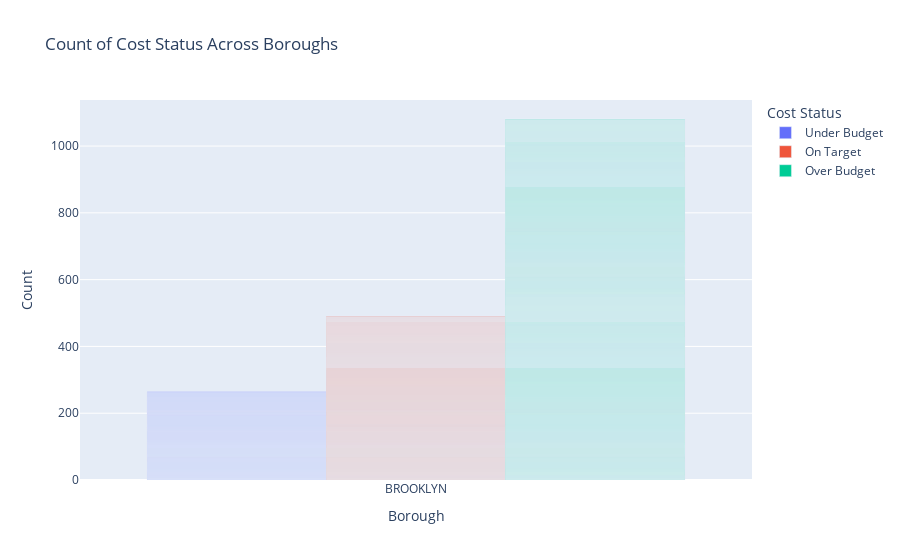

The notebook cell saved with this chart:
### Code cell
# make a bar plot that shows the number of projects that were over/under budget by boro
# sns.countplot(x="boro", hue="costStatus", data=projectCosts);

import plotly_express as px





"""Make it customizable by boro"""
borough = 'BROOKLYN'

filteredBoro = projectCosts[projectCosts['boro'] == borough]
# sns.countplot(x="costStatus", data=filteredBoro, order=["Under Budget","On Target","Over Budget"])

fig = px.bar(filteredBoro,
             x='boro',
             color='costStatus',
             barmode='group',
             category_orders={'costStatus': ["Under Budget","On Target","Over Budget"]},
             title='Count of Cost Status Across Boroughs'
            )

fig.update_layout(
    xaxis=dict(title='Borough'),
    yaxis=dict(title='Count'),
    legend_title='Cost Status'
)

fig.show()

### Figure 1 — Plotly figure (JSON) as saved in the notebook; plotly's stock layout.template omitted (floating-point values rounded to 4 significant figures; data arrays with more than 128 entries replaced by an {"elided": "..."} marker saying what was removed)
{"data": [{"alignmentgroup": "True", "hovertemplate": "costStatus=Under Budget<br>boro=%{x}<br>count=%{y}<extra></extra>", "legendgroup": "Under Budget", "marker": {"color": "#636efa", "pattern": {"shape": ""}}, "name": "Under Budget", "offsetgroup": "Under Budget", "orientation": "v", "showlegend": true, "textposition": "auto", "type": "bar", "x": {"elided": "264 str values"}, "xaxis": "x", "y": {"elided": "264 int values"}, "yaxis": "y"}, {"alignmentgroup": "True", "hovertemplate": "costStatus=On Target<br>boro=%{x}<br>count=%{y}<extra></extra>", "legendgroup": "On Target", "marker": {"color": "#EF553B", "pattern": {"shape": ""}}, "name": "On Target", "offsetgroup": "On Target", "orientation": "v", "showlegend": true, "textposition": "auto", "type": "bar", "x": {"elided": "490 str values"}, "xaxis": "x", "y": {"elided": "490 int values"}, "yaxis": "y"}, {"alignmentgroup": "True", "hovertemplate": "costStatus=Over Budget<br>boro=%{x}<br>count=%{y}<extra></extra>", "legendgroup": "Over Budget", "marker": {"color": "#00cc96", "pattern": {"shape": ""}}, "name": "Over Budget", "offsetgroup": "Over Budget", "orientation": "v", "showlegend": true, "textposition": "auto", "type": "bar", "x": {"elided": "1081 str values"}, "xaxis": "x", "y": {"elided": "1081 int values"}, "yaxis": "y"}], "layout": {"barmode": "group", "legend": {"title": {"text": "Cost Status"}, "tracegroupgap": 0}, "title": {"text": "Count of Cost Status Across Boroughs"}, "xaxis": {"anchor": "y", "domain": [0, 1], "title": {"text": "Borough"}}, "yaxis": {"anchor": "x", "domain": [0, 1], "title": {"text": "Count"}}}}
